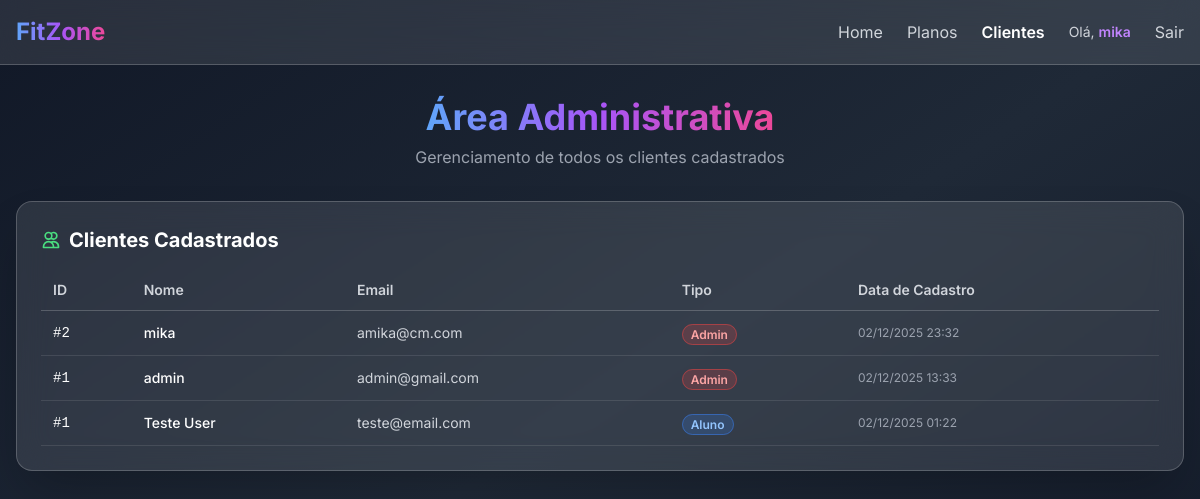
Page /app/clientes.php (signed in) on the committed database.
### tables this page shows
CREATE TABLE alunos (
    id INTEGER PRIMARY KEY AUTOINCREMENT,
    nome TEXT NOT NULL,
    email TEXT NOT NULL UNIQUE,
    senha TEXT NOT NULL,
    altura REAL,
    peso REAL,
    plano_id INTEGER DEFAULT 1,
    personal_id INTEGER,
    created_at TEXT DEFAULT CURRENT_TIMESTAMP,
    FOREIGN KEY (plano_id) REFERENCES planos(id),
    FOREIGN KEY (personal_id) REFERENCES personais(id) ON DELETE SET NULL
);

### app/db.php (called while the page is built, shortened)
<?php
class BancoDeDados {
    private $pdo;
    public function __construct() {
        $dbPath = __DIR__ . '/../data/fitzone.db';
        $dbDir = dirname($dbPath);
        $dbExists = file_exists($dbPath);
        $dsn = "sqlite:{$dbPath}";
        $this->pdo = new \PDO($dsn, null, null, [
            \PDO::ATTR_ERRMODE => \PDO::ERRMODE_EXCEPTION,
            \PDO::ATTR_DEFAULT_FETCH_MODE => \PDO::FETCH_ASSOC,
        ]);
    }
    public function consultar($sql, $params = []) {
        $stmt = $this->pdo->prepare($sql);
        $stmt->execute();
        return $stmt->fetchAll();
    }
}

### app/clientes.php (the view, shortened to what this page needs)
<?php
require_once __DIR__ . '/db.php';
$db = new BancoDeDados();
$alunos = $db->consultar('SELECT id, nome, email, created_at, "aluno" as tipo FROM alunos ORDER BY created_at DESC');
$personais = $db->consultar('SELECT id, nome, email, created_at, "personal" as tipo FROM personais ORDER BY created_at DESC');
$admins = $db->consultar('SELECT id, nome, email, created_at, "admin" as tipo FROM admins ORDER BY created_at DESC');
$usuarios = array_merge($alunos, $personais, $admins);
usort($usuarios, function($a, $b) { return strtotime($b['created_at']) - strtotime($a['created_at']); });
$paginaAtual = 'clientes';
?>
<!DOCTYPE html>
<html lang="pt-br">
<head>
    <script src="https://cdn.tailwindcss.com"></script>
</head>
<body class="bg-gradient-to-br from-gray-900 via-gray-800 to-gray-900 min-h-screen">
    <nav class="bg-white/10 backdrop-blur-lg border-b border-white/20 sticky top-0 z-50">
        <div class="container mx-auto px-4 py-4 max-w-7xl">
            <div class="flex items-center justify-between">
                <a href="index.php" class="text-2xl font-bold">
                    <span class="bg-gradient-to-r from-blue-400 via-purple-500 to-pink-500 bg-clip-text text-transparent">
                    </span>
                </a>
                <div class="flex items-center gap-6">
                    <a href="index.php"
                       class="text-gray-300 hover:text-white transition-colors">
                        Home
                    </a>
                    <a href="planos.php"
                       class="text-gray-300 hover:text-white transition-colors">
                        Planos
                    </a>
                    <a href="clientes.php"
                       class="text-gray-300 hover:text-white transition-colors <?= $paginaAtual === 'clientes' ? 'text-white font-semibold' : '' ?>">
                        Clientes
                    </a>
                    <?php if (isset($_SESSION['usuario_id'])): ?>
                    <span class="text-gray-300 text-sm">
                        Olá, <span class="text-purple-400 font-semibold"><?= htmlspecialchars($_SESSION['usuario_nome']) ?></span>
                    </span>
                    <a href="logout.php"
                       class="text-gray-300 hover:text-white transition-colors">
                        Sair
                    </a>
                    <?php endif; ?>
                </div>
            </div>
        </div>
    </nav>
    <div class="container mx-auto px-4 py-8 max-w-7xl">
        <div class="text-center mb-8">
            <h1 class="text-4xl font-bold text-white mb-2">
                <span class="bg-gradient-to-r from-blue-400 via-purple-500 to-pink-500 bg-clip-text text-transparent">
                </span>
            </h1>
            <p class="text-gray-400">Gerenciamento de todos os clientes cadastrados</p>
        </div>
        <div class="bg-white/10 backdrop-blur-lg rounded-2xl shadow-2xl p-6 border border-white/20">
            <h2 class="text-xl font-bold text-white mb-4 flex items-center gap-2">
                <svg class="w-5 h-5 text-green-400" fill="none" stroke="currentColor" viewBox="0 0 24 24">
                    <path stroke-linecap="round" stroke-linejoin="round" stroke-width="2" d="M12 4.354a4 4 0 110 5.292M15 21H3v-1a6 6 0 0112 0v1zm0 0h6v-1a6 6 0 00-9-5.197M13 7a4 4 0 11-8 0 4 4 0 018 0z"></path>
                </svg>
                Clientes Cadastrados
            </h2>
            <div class="overflow-x-auto">
                <table class="w-full">
                    <thead>
                        <tr class="border-b border-white/20">
                            <th class="text-left py-2.5 px-3 text-gray-300 font-semibold text-sm">
                                ID
                            </th>
                            <th class="text-left py-2.5 px-3 text-gray-300 font-semibold text-sm">
                                Nome
                            </th>
                            <th class="text-left py-2.5 px-3 text-gray-300 font-semibold text-sm">
                                Email
                            </th>
                            <th class="text-left py-2.5 px-3 text-gray-300 font-semibold text-sm">
                                Tipo
                            </th>
                            <th class="text-left py-2.5 px-3 text-gray-300 font-semibold text-sm">
                                Data de Cadastro
                            </th>
                        </tr>
                    </thead>
                    <tbody>
                        <?php if (empty($usuarios)): ?>
                        <tr>
                            <td colspan="5" class="text-center py-6 text-gray-400 text-sm">
                                Nenhum cliente cadastrado ainda.
                            </td>
                        </tr>
                        <?php else: ?>
                        <?php foreach ($usuarios as $u): ?>
                        <tr class="border-b border-white/10 hover:bg-white/5 transition-colors">
                            <td class="py-2.5 px-3 text-white font-mono text-sm">
                                #<?= htmlspecialchars($u['id']) ?>
                            </td>
                            <td class="py-2.5 px-3 text-white font-medium text-sm">
                                <?= htmlspecialchars($u['nome']) ?>
                            </td>
                            <td class="py-2.5 px-3 text-gray-300 text-sm">
                                <?= htmlspecialchars($u['email']) ?>
                            </td>
                            <td class="py-2.5 px-3">
                                <?php
                                $badgeColors = [
                                    'aluno' => 'bg-blue-500/20 text-blue-300 border-blue-500/50',
                                    'personal' => 'bg-purple-500/20 text-purple-300 border-purple-500/50',
                                    'admin' => 'bg-red-500/20 text-red-300 border-red-500/50'
                                ];
                                $color = $badgeColors[$u['tipo']] ?? 'bg-gray-500/20 text-gray-300 border-gray-500/50';
                                ?>
                                <span class="px-2 py-0.5 rounded-full text-xs font-semibold border <?= $color ?>">
                                    <?= ucfirst(htmlspecialchars($u['tipo'])) ?>
                                </span>
                            </td>
                            <td class="py-2.5 px-3 text-gray-400 text-xs">
                                <?= date('d/m/Y H:i', strtotime($u['created_at'])) ?>
                            </td>
                        </tr>
                        <?php endforeach; ?>
                        <?php endif; ?>
                    </tbody>
                </table>
            </div>
        </div>
    </div>
</body>
</html>

### app/clientes.php (style rules this page uses)
body { font-family: 'Inter', sans-serif; }

### rows in the picture
alunos: id "1", nome "Teste User", email "teste@email.com", tipo "Aluno", created_at "02/12/2025 01:22"

### other values in the picture
$_SESSION['usuario_nome'] "mika"
$u['id'] "2"
$u['nome'] "mika"
$u['email'] "amika@cm.com"
$u['tipo'] "Admin"
date('d/m/Y H:i', strtotime($u['created_at'])) "02/12/2025 23:32"
$u['id'] "1"
$u['nome'] "admin"
$u['email'] "admin@gmail.com"
date('d/m/Y H:i', strtotime($u['created_at'])) "02/12/2025 13:33"
